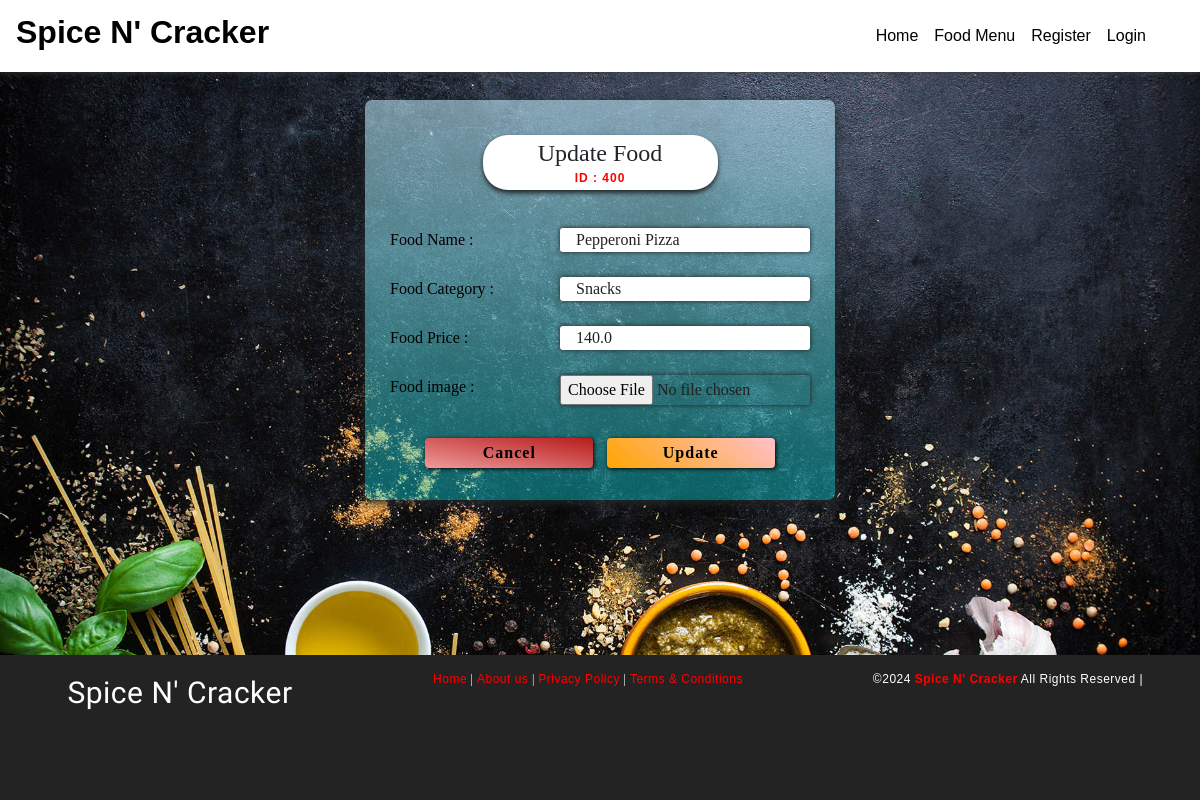
Screenshot of /getfood/40 with the database file from the repository.
### foodapp/models.py (models this page shows)
class Food(models.Model):
	FoodId    = models.AutoField(primary_key=True)
	FoodName  = models.CharField(max_length=30)
	FoodCat   = models.CharField(max_length=30)
	FoodPrice = models.FloatField(max_length=15)
	FoodImage = models.ImageField(upload_to='media',default='')
	class Meta:
		db_table = "FP_Food"

### foodapp/views.py (the view)
# urls.py: path("getfood/<int:FoodId>", views.getfood),
def getfood(request, FoodId):
    foods = Food.objects.get(FoodId=FoodId)
    return render(request, "updatefood.html", {"f": foods})

### Templates/foodapp/updatefood.html (shortened to what this page needs)
<!DOCTYPE html>
<html lang="en" dir="ltr">
  <head>
	{% load static %}
    <link rel="stylesheet" type="text/css" href="{% static 'css/imperial_style.css' %}" />
    <link rel="stylesheet" type="text/css" href="{% static 'css/master.css' %}" />
    <link rel="stylesheet" href="https://use.fontawesome.com/releases/v5.7.2/css/all.css">
    <link rel="stylesheet" href="https://use.fontawesome.com/releases/v5.3.1/css/all.css">
<link rel="stylesheet" href="https://stackpath.bootstrapcdn.com/bootstrap/4.4.1/css/bootstrap.min.css">
  </head>
    <nav class="navbar navbar-expand-lg navbar-light" style="position: fixed;width:100%;background-image: linear-gradient(180deg,#FFF,#FFF);box-shadow: 0px 0px 7px 0px #404040;">
      <a class="navbar-brand" href="/"><h2 style="color:black;font-family:sans-serif;font-weight:bolder;"><b>Spice N' Cracker</b></h2></a>
      <div class="collapse navbar-collapse" id="navbarSupportedContent">
        <ul class="navbar-nav" style="margin-left:auto!important;margin-right:30px;">
          <li class="nav-item active">
            <a class="nav-link" id="nav-link" href="home">Home <span class="sr-only">(current)</span></a>
          </li>
          <li class="nav-item active">
            <a class="nav-link" id="nav-link" href=" /allfood">Food Menu <span class="sr-only">(current)</span></a>
          </li>
          {% if request.session.CustId is None and request.session.AdminId is None %}
          <li class="nav-item active">
            <a class="nav-link" id="nav-link" href=" /addcustomer">Register <span class="sr-only">(current)</span></a>
          </li>
          {% endif %}
          {% if request.session.CustId is None and request.session.AdminId is None %}
          <li class="nav-item active">
            <a class="nav-link" id="nav-link" href=" /login">Login <span class="sr-only">(current)</span></a>
          </li>
          {% endif %}
        </ul>
      </div>
    </nav>
      <main>
        <center><div class="middle-admin-reg">
          <center ><legend style="margin-top:25px;box-shadow:0px 3px 5px;width:50%;background:white;border-radius:25px;font-family: 'Courgette', cursive;">Update Food<h5 style="font-size:50%;color:RED;padding-bottom:5px;letter-spacing:1px;"><b>ID : {{f.FoodId}}0</b></h5></legend></center>
          <div class="form-container">
            <form class="myform-container" enctype="multipart/form-data" action="/editfood/{{f.FoodId}}" method="post">{% csrf_token %}
            <span class="entry-box">Food Name : <input type="text" name="FoodName" value="{{f.FoodName}}"></span>
            <span class="entry-box">Food Category : <input type="text" name="FoodCat" value="{{f.FoodCat}}" required></span>
            <span class="entry-box">Food Price : <input type="tel" name="FoodPrice" maxlength="6"  value="{{f.FoodPrice}}" required></span>
            <span class="entry-box">Food image : <input type="file" class="valid" name="FoodImage" style="padding-left:0px" required/></span>
            <center><br/><button type="reset"class="butn" style="margin-top:10px;background-image: linear-gradient(190deg, rgba(183,28,28 ,1), rgba(239,154,154 ,1));" name="button">Cancel</button>
            &nbsp;&nbsp;<button type="submit"class="butn" style="margin-top:10px;"  name="button">Update</button>
              </center>
            </form>
          </div>
        </div></center>
      </main>
    <footer>
      <div class="foot-con">
        <div class="fo-cont-1">
          Spice N' Cracker
        </div>
        <div class="fo-cont-2">
          <a class="ext-link" href="#">Home</a> |
            <a class="ext-link" href="#">About us</a> |
              <a class="ext-link" href="#">Privacy Policy</a> |
                <a class="ext-link" href="#">Terms & Conditions</a>
        </div>
      ©<script type='text/javascript'>var creditsyear = new Date();document.write(creditsyear.getFullYear());</script> <a class="ext-link" href="/"><b>Spice N' Cracker</b></a> All Rights Reserved |
    </footer>
  </body>
</html>

### foodapp/static/css/imperial_style.css (style rules this page uses)
* { margin: 0; padding: 0; font-family: sans-serif; box-sizing: border-box; text-decoration: none; }
a { color: red; }
#nav-link { font-family: sans-serif; font-weight: 400; color:black; }
footer { margin-top: 10px; padding-top: 15px; padding-bottom: 30px; background-color: #232323; color: white; font-family: sans-serif; font-size:12px; font-weight: normal; letter-spacing: 0.5px; text-align: center; flex-shrink: 0; }
.foot-con { width: 100%; height: 100px; overflow: hidden; }
.fo-cont-1 { width:30%; float: left; text-align: center; font-size: 30px; font-weight: normal; color: ; font-family: 'Bevan', cursive; overflow: hidden; }
.fo-cont-2 { width:38%; float: left; font-size: 12px; text-align: center; font-weight: normal; color: ; font-family: 'Ultra', serif; overflow: hidden; }

### foodapp/static/css/master.css (style rules this page uses)
* { margin: 0; padding: 0; font-family: sans-serif; box-sizing: border-box; text-decoration: none; }
.middle-admin-reg { margin-top: 50px; margin-bottom: 50px; border-radius: 7px; background-image: linear-gradient(180deg, #c0ecfd91, #07f8ff5c); width: 470px; height: 400px; overflow: hidden; position: ; box-shadow:0px 3px 10px; padding-top: 10px; }
.form-container { padding-top: 10px; padding-bottom: 10px; align-items: center; padding-left: 25px; padding-right: 25px; border-radius: 5px; }
.entry-box { color: black; display: block; padding: 5px 0 5px 0; margin-top: 15px; font-family: sans-serif; font-family: 'Sriracha', cursive; text-align: left; }
.entry-box input { float: right; width: 250px; outline: none; color: rgba(33,33,33 ,1); border: none; border-radius: 3px; box-shadow: 0.1px 0.1px 5px; padding: 0 16px 0 16px; }
.butn { margin-top: 25px; border: none;outline: none; font-family: sans-serif; font-weight: bold; width: 40%; font-size: 100%; height: 30px; background-image: linear-gradient(40deg,orange, pink);; padding-left: 10px; padding-right: 10px; border-radius: 4px; box-shadow: 1px 1px 4px; letter-spacing: 1px; font-family: 'Sriracha', cursive; }
main { margin-top: 50px; flex: 1 0 auto; }
footer { margin-top: 10px; padding-top: 15px; padding-bottom: 30px; background-color: #232323; color: white; font-family: sans-serif; font-size:12px; font-weight: normal; letter-spacing: 0.5px; text-align: center; flex-shrink: 0; }
.ext-link { color: red; }
.foot-con { width: 100%; height: 100px; overflow: hidden; }
.fo-cont-1 { width:30%; float: left; text-align: center; font-size: 30px; font-weight: normal; color: ; font-family: 'Bevan', cursive; overflow: hidden; }
.fo-cont-2 { width:38%; float: left; font-size: 12px; text-align: center; font-weight: normal; color: ; font-family: 'Ultra', serif; overflow: hidden; }

### rows the page displays
Food: FoodId "40", FoodName "Pepperoni Pizza", FoodCat "Snacks", FoodPrice "140.0"
